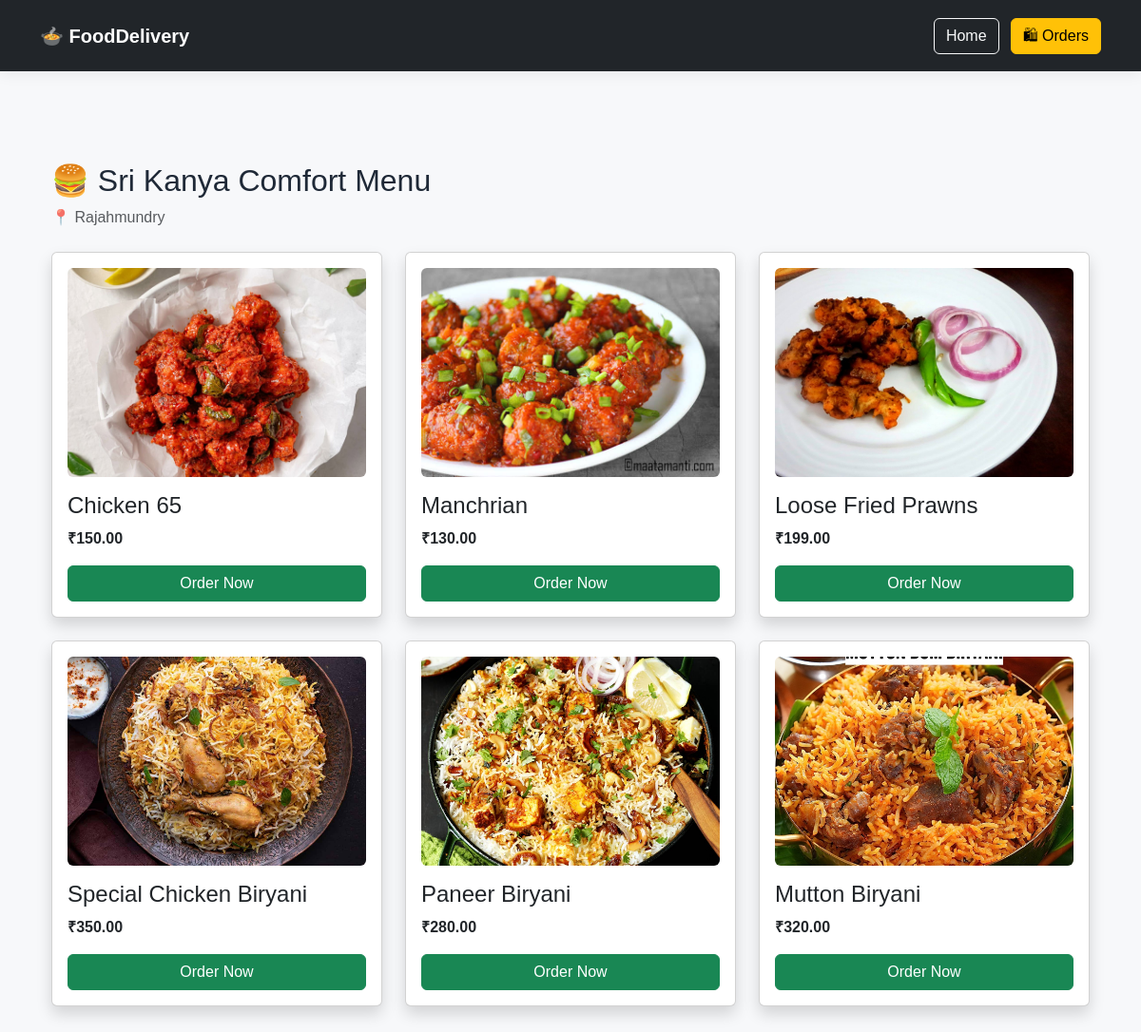
/menu/1/, run on an earlier commit of the app's database.
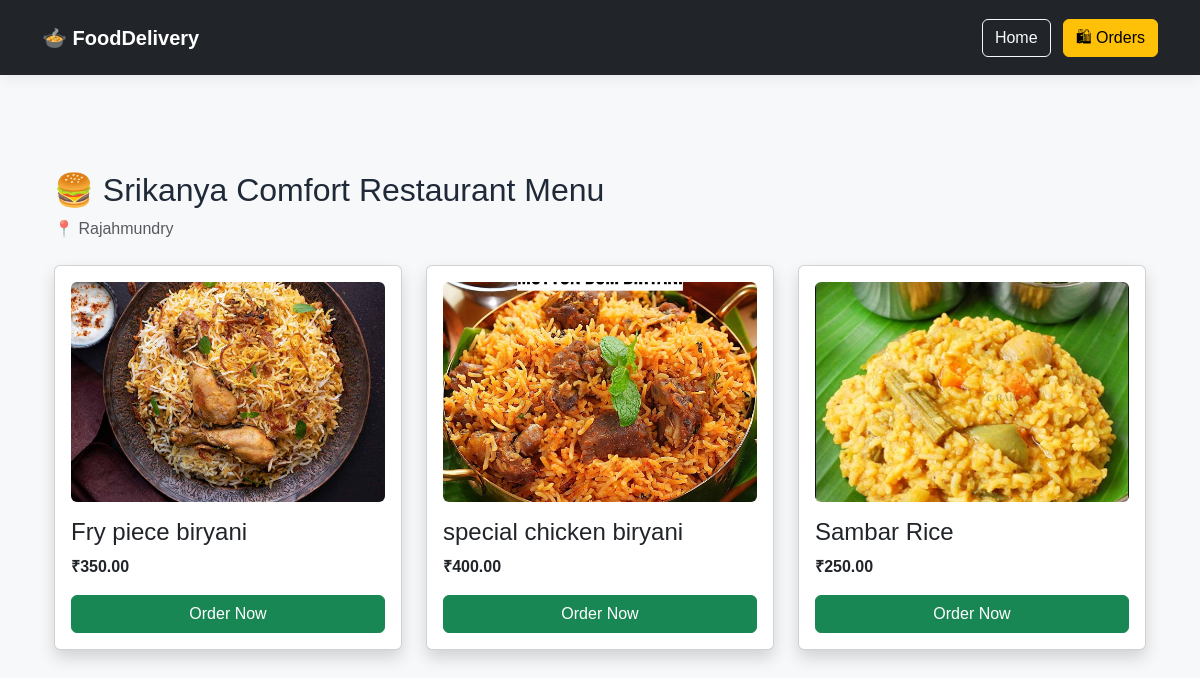
And on a later commit of the database.
### foodapp/models.py (models this page shows, shortened)
class Restaurant(models.Model):
    name = models.CharField(max_length=100)
    location = models.CharField(
        max_length=200,
        default="Rajahmundry"
    )
    image = models.ImageField(
        upload_to="restaurants/",
        null=True,
        blank=True
    )

class MenuItem(models.Model):
    restaurant = models.ForeignKey(
        Restaurant,
        on_delete=models.CASCADE,
        related_name="menu_items"
    )
    name = models.CharField(max_length=100)
    price = models.DecimalField(
        max_digits=8,
        decimal_places=2,
        default=0
    )
    image = models.ImageField(
        upload_to="menu/",
        null=True,
        blank=True
    )

### foodapp/views.py (the view)
def menu(request, restaurant_id):
    restaurant = get_object_or_404(
        Restaurant,
        id=restaurant_id
    )
    items = MenuItem.objects.filter(
        restaurant=restaurant
    )
    return render(
        request,
        "foodapp/menu.html",
        {
            "restaurant": restaurant,
            "items": items
        }
    )

### foodapp/templates/foodapp/menu.html (shortened to what this page needs)
{% extends 'foodapp/base.html' %}
{% block content %}
<div class="container mt-5">
    <div class="mb-4">
        <h2>
            🍔 {{ restaurant.name }} Menu
        </h2>
        <p class="text-muted">
            📍 {{ restaurant.location }}
        </p>
    </div>
    <div class="row">
        {% for item in items %}
        <div class="col-md-4">
            <div class="card p-3 mb-4 shadow">
                {% if item.image %}
                    <img
                        src="{{ item.image.url }}"
                        class="img-fluid rounded"
                        style="height: 220px; object-fit: cover;"
                        alt="{{ item.name }}"
                    >
                {% endif %}
                <h4 class="mt-3">
                    {{ item.name }}
                </h4>
                <p class="fw-bold">
                    ₹{{ item.price }}
                </p>
                <a
                    href="{% url 'place_order' item.id %}"
                    class="btn btn-success"
                >
                    Order Now
                </a>
            </div>
        </div>
        {% empty %}
        <div class="alert alert-info">
            No menu items available for this restaurant.
        </div>
        {% endfor %}
    </div>
</div>
{% endblock %}

### foodapp/templates/foodapp/base.html (shortened to what this page needs)
{% load static %}
<!DOCTYPE html>
<html lang="en">
<head>
    <link
        href="https://cdn.jsdelivr.net/npm/bootstrap@5.3.3/dist/css/bootstrap.min.css"
        rel="stylesheet"
    >
    <link
        rel="stylesheet"
        href="{% static 'css/restaurants.css' %}"
    >
</head>
<body>
<nav class="navbar navbar-expand-lg bg-dark navbar-dark">
    <div class="container">
        <a
            class="navbar-brand fw-bold"
            href="{% url 'home' %}"
        >
            🍲 FoodDelivery
        </a>
        <div>
            <a
                href="{% url 'home' %}"
                class="btn btn-outline-light me-2"
            >
                Home
            </a>
            <a
                href="{% url 'order_list' %}"
                class="btn btn-warning"
            >
                🛍 Orders
            </a>
        </div>
    </div>
</nav>
<div class="container py-5">
    {% block content %}
    {% endblock %}
</div>
</body>
</html>

### foodapp/static/css/restaurants.css (style rules this page uses)
* { margin: 0; padding: 0; box-sizing: border-box; }
body { font-family: Arial, Helvetica, sans-serif; background: #f7f8fa; color: #1f2937; }
.navbar { background: white; min-height: 75px; display: flex; align-items: center; box-shadow: 0 2px 15px rgba(0, 0, 0, 0.08); position: sticky; top: 0; z-index: 1000; }

What changed in the data, as far as the page shows it:
removed MenuItem: image (picture), name "Chicken 65", price "150.00"
removed MenuItem: image (picture), name "Manchrian", price "130.00"
removed MenuItem: image (picture), name "Loose Fried Prawns", price "199.00"
no longer on this page (row edited): MenuItem: image (picture), name "Special Chicken Biryani", price "350.00"
no longer on this page (row edited): MenuItem: image (picture), name "Paneer Biryani", price "280.00"
no longer on this page (row edited): MenuItem: image (picture), name "Mutton Biryani", price "320.00"
changed Restaurant "Rajahmundry": name "Sri Kanya Comfort" → "Srikanya Comfort Restaurant"
added MenuItem: image (picture), name "Fry piece biryani", price "350.00"
added MenuItem: image (picture), name "special chicken biryani", price "400.00"
added MenuItem: image (picture), name "Sambar Rice", price "250.00"
